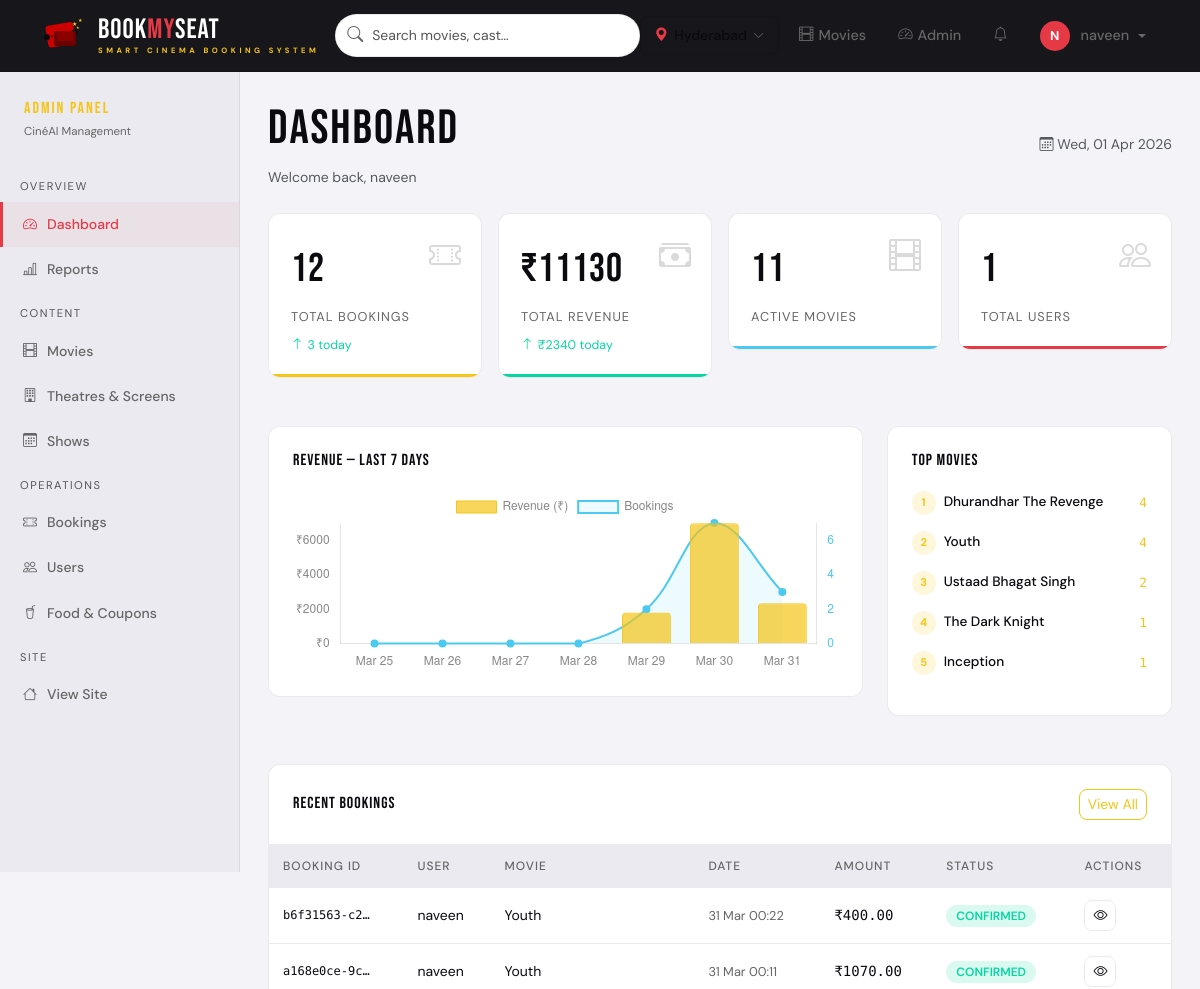
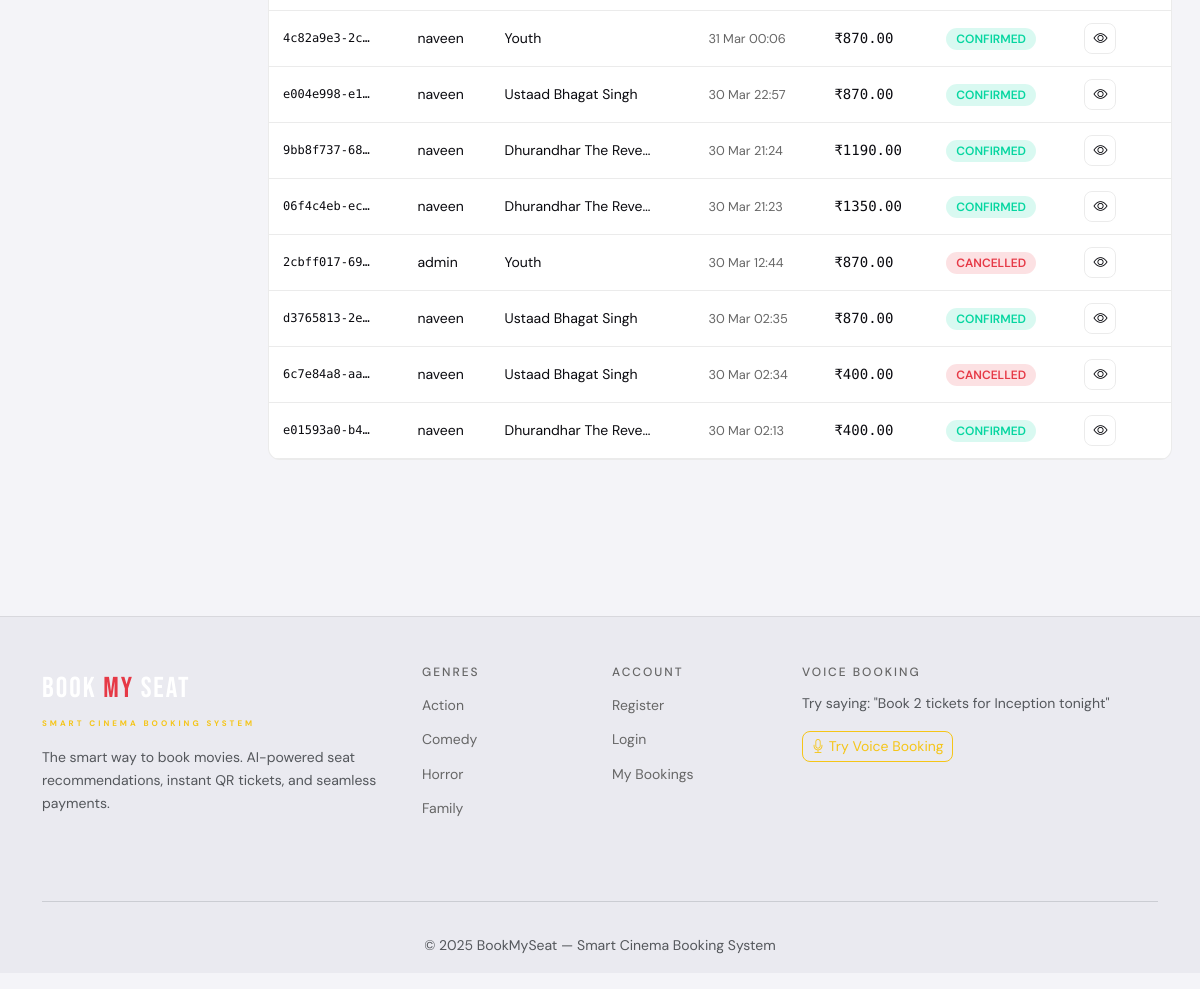
Page /admin-panel/ (signed in) on the earlier database version (2 pictures, top to bottom).
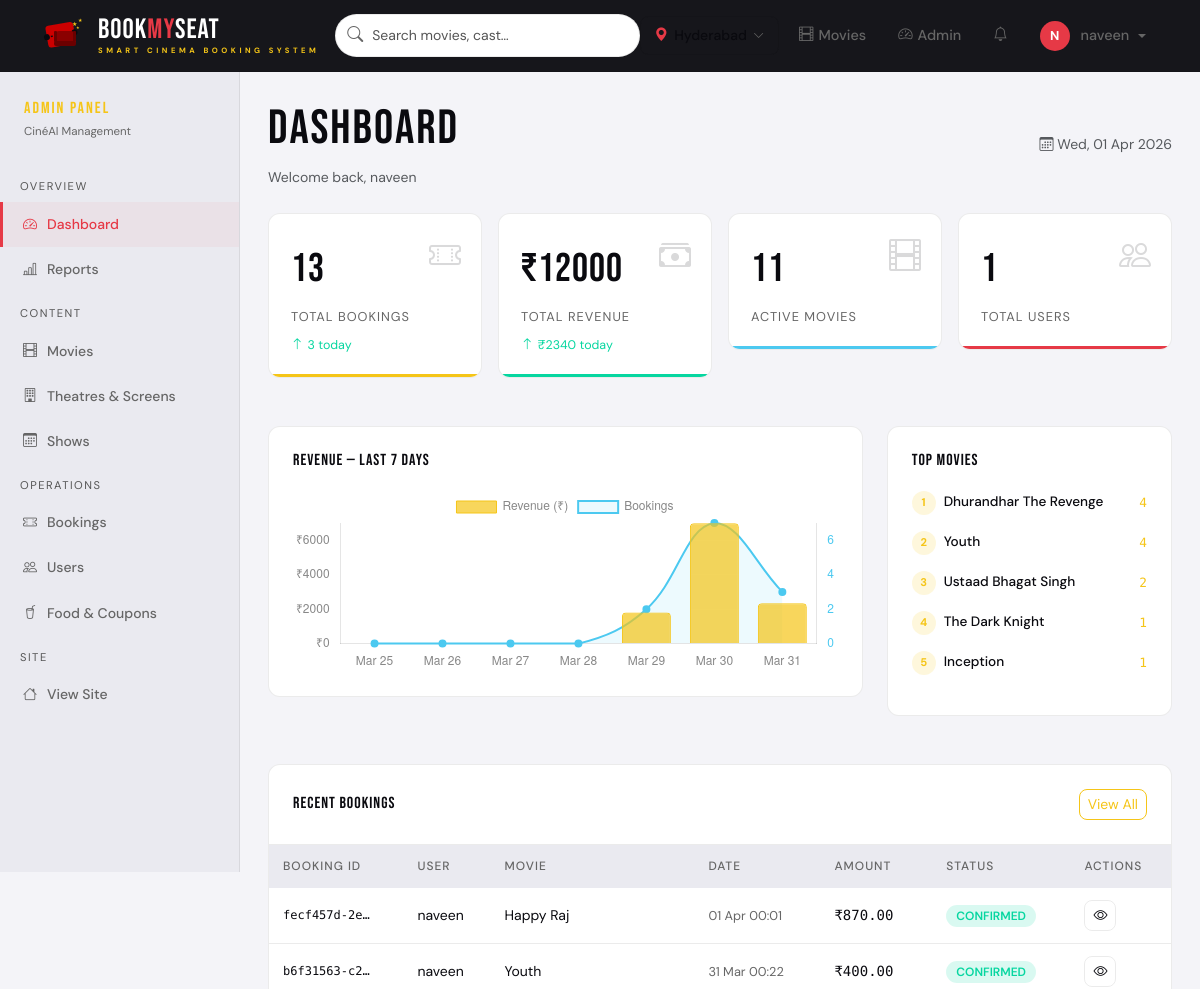
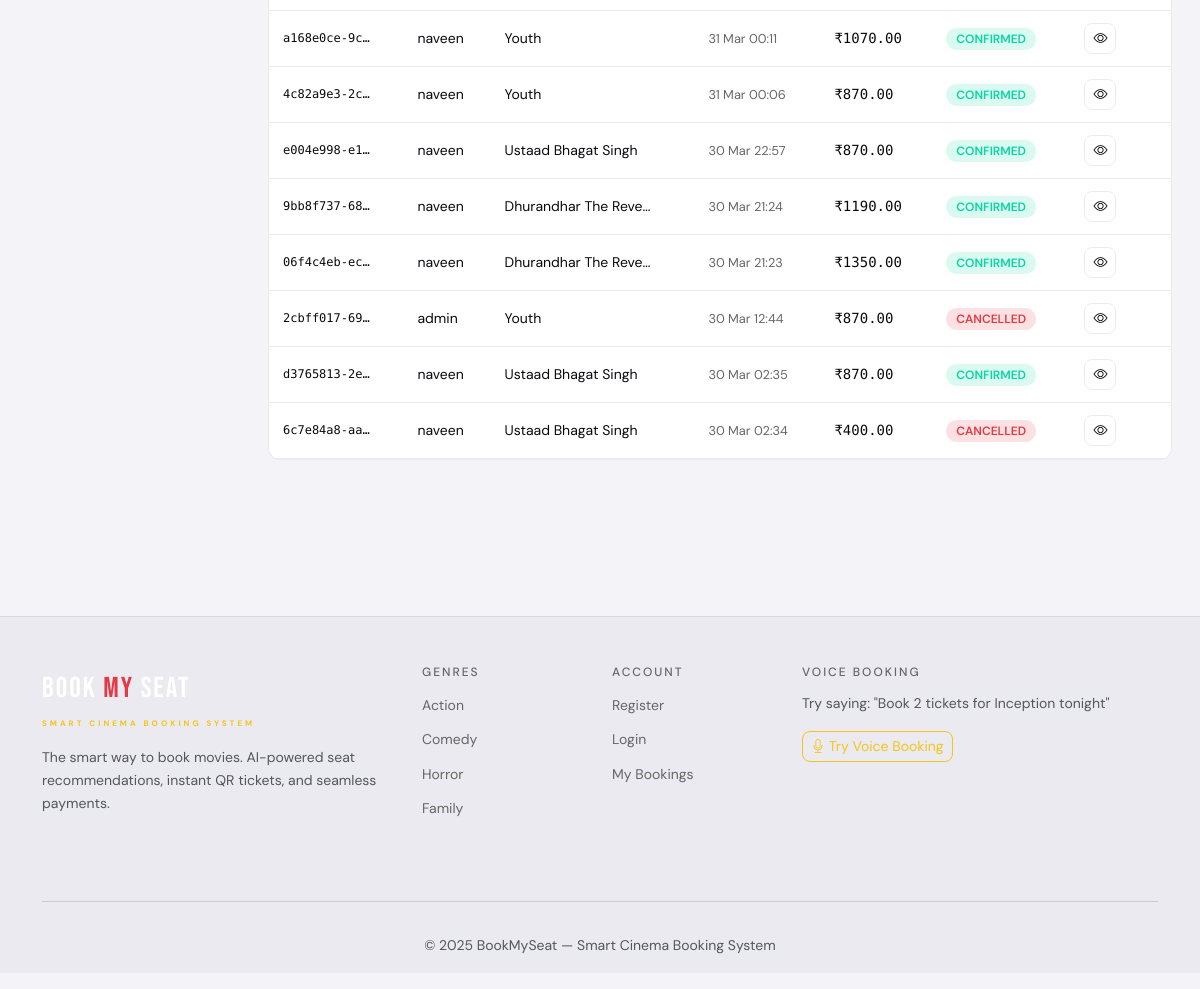
Same page on the later database version (2 pictures, top to bottom).
### movies/models.py (models this page shows, shortened)
class Movie(models.Model):
    LANGUAGE_CHOICES = [
        ('english', 'English'),
        ('hindi', 'Hindi'),
        ('telugu', 'Telugu'),
        ('tamil', 'Tamil'),
        ('malayalam', 'Malayalam'),
    ]
    RATING_CHOICES = [
        ('U', 'U - Universal'),
        ('UA', 'UA - Universal Adult'),
        ('A', 'A - Adult'),
    ]
    title = models.CharField(max_length=200)
    slug = models.SlugField(unique=True)
    description = models.TextField()
    cast = models.TextField(help_text='Comma-separated cast names')
    director = models.CharField(max_length=100)
    duration_minutes = models.PositiveIntegerField()
    release_date = models.DateField()
    language = models.CharField(max_length=20, choices=LANGUAGE_CHOICES, default='english')
    rating = models.CharField(max_length=5, choices=RATING_CHOICES, default='UA')
    imdb_score = models.DecimalField(max_digits=3, decimal_places=1, default=7.0)
    poster = models.ImageField(upload_to='posters/', blank=True, null=True)
    poster_url = models.URLField(blank=True, help_text='External poster URL if no upload')
    trailer_url = models.URLField(blank=True, help_text='YouTube embed URL')
    categories = models.ManyToManyField(Category, related_name='movies')
    is_active = models.BooleanField(default=True)
    is_featured = models.BooleanField(default=False)
    created_at = models.DateTimeField(auto_now_add=True)
    tags = models.CharField(max_length=500, blank=True,
                            help_text='Keywords for AI recommendations')
    class Meta:
        ordering = ['-release_date']

class Show(models.Model):
    movie = models.ForeignKey(Movie, on_delete=models.CASCADE, related_name='shows')
    screen = models.ForeignKey(Screen, on_delete=models.CASCADE, related_name='shows')
    show_date = models.DateField()
    show_time = models.TimeField()
    ticket_price = models.DecimalField(max_digits=8, decimal_places=2, default=200.00)
    is_active = models.BooleanField(default=True)
    created_at = models.DateTimeField(auto_now_add=True)
    class Meta:
        ordering = ['show_date', 'show_time']
        unique_together = ['screen', 'show_date', 'show_time']

### bookings/models.py (models this page shows, shortened)
class Booking(models.Model):
    STATUS_CHOICES = [
        ('pending', 'Pending'),
        ('confirmed', 'Confirmed'),
        ('cancelled', 'Cancelled'),
        ('refunded', 'Refunded'),
    ]
    PAYMENT_METHOD_CHOICES = [
        ('upi', 'UPI'),
        ('card', 'Card'),
        ('cash', 'Cash'),
    ]
    booking_id = models.UUIDField(default=uuid.uuid4, unique=True, editable=False)
    user = models.ForeignKey(User, on_delete=models.CASCADE, related_name='bookings')
    show = models.ForeignKey(Show, on_delete=models.CASCADE, related_name='bookings')
    seats = models.CharField(max_length=500)  # Comma-separated seat labels
    num_seats = models.PositiveIntegerField(default=1)
    ticket_price = models.DecimalField(max_digits=10, decimal_places=2)
    food_total = models.DecimalField(max_digits=10, decimal_places=2, default=0)
    discount_amount = models.DecimalField(max_digits=10, decimal_places=2, default=0)
    total_amount = models.DecimalField(max_digits=10, decimal_places=2)
    coupon = models.ForeignKey(Coupon, on_delete=models.SET_NULL, null=True, blank=True)
    payment_method = models.CharField(max_length=10, choices=PAYMENT_METHOD_CHOICES,
                                      default='upi')
    payment_status = models.CharField(max_length=20,
                                      choices=[('pending','Pending'),('paid','Paid'),
                                               ('failed','Failed'),('refunded','Refunded')],
                                      default='pending')
    status = models.CharField(max_length=15, choices=STATUS_CHOICES, default='pending')
    qr_code = models.ImageField(upload_to='qr_codes/', blank=True, null=True)
    booked_at = models.DateTimeField(auto_now_add=True)
    cancelled_at = models.DateTimeField(null=True, blank=True)
    refund_amount = models.DecimalField(max_digits=10, decimal_places=2, default=0)
    notes = models.TextField(blank=True)
    class Meta:
        ordering = ['-booked_at']

### admin_panel/views.py (the view)
# urls.py: path('', views.dashboard, name='dashboard'),
@login_required
@admin_required
def dashboard(request):
    today = timezone.now().date()
    week_ago = today - timedelta(days=7)
    month_ago = today - timedelta(days=30)
    total_bookings = Booking.objects.filter(status='confirmed').count()
    total_revenue = Booking.objects.filter(
        status='confirmed', payment_status='paid'
    ).aggregate(total=Sum('total_amount'))['total'] or 0
    active_movies = Movie.objects.filter(is_active=True).count()
    total_users = User.objects.filter(is_staff=False).count()
    today_bookings = Booking.objects.filter(
        status='confirmed', booked_at__date=today
    ).count()
    today_revenue = Booking.objects.filter(
        status='confirmed', payment_status='paid', booked_at__date=today
    ).aggregate(total=Sum('total_amount'))['total'] or 0
    daily_data = []
    for i in range(6, -1, -1):
        day = today - timedelta(days=i)
        rev = Booking.objects.filter(
            status='confirmed', payment_status='paid', booked_at__date=day
        ).aggregate(total=Sum('total_amount'))['total'] or 0
        daily_data.append({
            'date': day.strftime('%b %d'),
            'revenue': float(rev),
            'bookings': Booking.objects.filter(
                status='confirmed', booked_at__date=day
            ).count()
        })
    top_movies = Movie.objects.filter(
        shows__bookings__status='confirmed'
    ).annotate(
        booking_count=Count('shows__bookings')
    ).order_by('-booking_count')[:5]
    recent_bookings = Booking.objects.select_related(
        'user', 'show__movie'
    ).order_by('-booked_at')[:10]
    context = {
        'total_bookings': total_bookings,
        'total_revenue': total_revenue,
        'active_movies': active_movies,
        'total_users': total_users,
        'today_bookings': today_bookings,
        'today_revenue': today_revenue,
        'daily_data': json.dumps(daily_data),
        'top_movies': top_movies,
        'recent_bookings': recent_bookings,
    }
    return render(request, 'admin_panel/dashboard.html', context)

### admin_panel/views.py (called while the page is built)
def is_admin(user):
    return user.is_authenticated and (user.is_staff or user.is_superuser)

### templates/admin_panel/dashboard.html (shortened to what the changed rows need)
{% extends 'admin_panel/base_admin.html' %}
{% load static %}
{% block admin_content %}
<div class="d-flex justify-content-between align-items-center mb-4">
  <div>
    <h2 style="font-family:var(--font-display);letter-spacing:2px">DASHBOARD</h2>
  </div>
</div>
<div class="row g-3 mb-5">
  <div class="col-6 col-md-3">
    <div class="stat-card" style="--accent-color:var(--accent-gold)">
      <div class="stat-icon"><i class="bi bi-ticket-perforated"></i></div>
      <div class="stat-value">{{ total_bookings }}</div>
      <div class="stat-label">Total Bookings</div>
      <div class="stat-change up"><i class="bi bi-arrow-up"></i> {{ today_bookings }} today</div>
    </div>
  </div>
  <div class="col-6 col-md-3">
    <div class="stat-card" style="--accent-color:var(--accent-green)">
      <div class="stat-icon"><i class="bi bi-cash-stack"></i></div>
      <div class="stat-value">₹{{ total_revenue|floatformat:0 }}</div>
      <div class="stat-label">Total Revenue</div>
      <div class="stat-change up"><i class="bi bi-arrow-up"></i> ₹{{ today_revenue|floatformat:0 }} today</div>
    </div>
  </div>
</div>
<div class="row g-4 mb-5">
  <div class="col-lg-4">
    <div class="admin-table-wrap p-4">
      {% for movie in top_movies %}
      <div class="d-flex align-items-center justify-content-between mb-3">
        <div class="d-flex align-items-center gap-2">
          <div style="width:24px;height:24px;background:rgba(245,197,24,.15);border-radius:50%;display:flex;align-items:center;justify-content:center;font-size:.7rem;font-weight:700;color:var(--accent-gold)">
            {{ forloop.counter }}
          </div>
          <div style="font-size:.85rem;font-weight:500">{{ movie.title|truncatechars:22 }}</div>
        </div>
        <div style="font-family:var(--font-mono);font-size:.8rem;color:var(--accent-gold)">
          {{ movie.booking_count }}
        </div>
      </div>
      {% endfor %}
    </div>
  </div>
</div>
<div class="admin-table-wrap mb-5">
  <div style="overflow-x:auto">
    <table class="admin-table">
      <thead>
        <tr>
          <th>Booking ID</th>
          <th>User</th>
          <th>Movie</th>
          <th>Date</th>
          <th>Amount</th>
          <th>Status</th>
          <th>Actions</th>
        </tr>
      </thead>
      <tbody>
        {% for booking in recent_bookings %}
        <tr>
          <td class="mono" style="font-size:.75rem">{{ booking.booking_id|truncatechars:12 }}</td>
          <td>{{ booking.user.username }}</td>
          <td>{{ booking.show.movie.title|truncatechars:20 }}</td>
          <td style="font-size:.8rem;color:var(--text-muted)">{{ booking.booked_at|date:"d M H:i" }}</td>
          <td class="mono">₹{{ booking.total_amount }}</td>
          <td>
            <span class="booking-status status-{{ booking.status }}">{{ booking.get_status_display }}</span>
          </td>
          <td>
            <a href="{% url 'bookings:ticket_confirmation' booking.booking_id %}"
               class="btn btn-outline-light btn-sm" target="_blank">
              <i class="bi bi-eye"></i>
            </a>
          </td>
        </tr>
        {% endfor %}
      </tbody>
    </table>
  </div>
</div>
{% endblock %}
{% block extra_js %}
<script>
const dailyData = {{ daily_data|safe }};
// Revenue chart
const ctx = document.getElementById('revenueChart').getContext('2d');
new Chart(ctx, {
  type: 'bar',
  data: {
    labels: dailyData.map(d => d.date),
    datasets: [
      {
        label: 'Revenue (₹)',
        data: dailyData.map(d => d.revenue),
        backgroundColor: 'rgba(245,197,24,0.7)',
        borderColor: '#f5c518',
        borderWidth: 1,
        borderRadius: 4,
        yAxisID: 'y',
      },
      {
        label: 'Bookings',
        data: dailyData.map(d => d.bookings),
        type: 'line',
        borderColor: '#4cc9f0',
        backgroundColor: 'rgba(76,201,240,0.1)',
        borderWidth: 2,
        fill: true,
        tension: 0.4,
        yAxisID: 'y1',
        pointBackgroundColor: '#4cc9f0',
      }
    ]
  },
  options: {
    responsive: true,
    interaction: { mode: 'index', intersect: false },
    plugins: { legend: { labels: { color: '#888' } } },
    scales: {
      x: { ticks: { color: '#888' }, grid: { color: 'rgba(255,255,255,.04)' } },
      y: {
        ticks: { color: '#888', callback: v => '₹'+v },
        grid: { color: 'rgba(255,255,255,.04)' },
        position: 'left',
      },
      y1: {
        ticks: { color: '#4cc9f0' },
        grid: { display: false },
        position: 'right',
      }
    }
  }
});
</script>
{% endblock %}

Differences in the rows shown:
no longer on this page (row unchanged): Booking: booking_id "e01593a0-b4…", user.username "naveen", show.movie "Dhurandhar The Reve…", booked_at "30 Mar 02:13", total_amount "400.00", status "CONFIRMED"
added Booking: booking_id "fecf457d-2e…", user.username "naveen", show.movie "Happy Raj", booked_at "01 Apr 00:01", total_amount "870.00", status "CONFIRMED"
Other differences:
{{ total_bookings }}: "12" → "13"
{{ total_revenue|floatformat:0 }}: "11130" → "12000"
